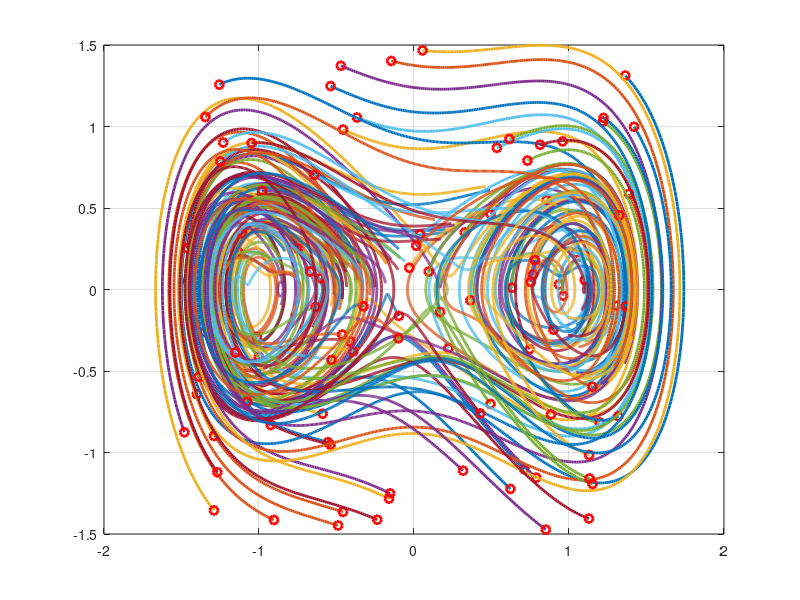

Write MATLAB code to recreate this figure. (Note: this script raises an error after producing the figure.)
clear,clc, close all
set(0,'DefaultLineLineWidth',2)
set(0, 'defaultfigurecolor', [1 1 1])
% Simulate Lorenz system
dt=0.01; T=8; t=0:dt:T;
b=0.3; sig=10; r=28; a=0.35; w=1;

% Corrected: This is a 2D system, not 3D
Lorenz = @(t,x)([ x(2)      ; ...
                  x(1)-(x(1)^3)-(a*x(2))+(b*cos(w*t))]);              
ode_options = odeset('RelTol',1e-10, 'AbsTol',1e-11);

input=[]; output=[];
for j=1:100  % training trajectories
    % Corrected: Generate 2D initial conditions instead of 3D
    x0=3*(rand(2,1)-0.5);
    [t,y] = ode45(Lorenz,t,x0);
    input=[input; y(1:end-1,:)];
    output=[output; y(2:end,:)];
    % Corrected: Plot 2D trajectory instead of 3D
    plot(y(:,1),y(:,2)), hold on
    plot(x0(1),x0(2),'ro')
end
grid on

%%
net = feedforwardnet([10 10 10 10]);
net.layers{1}.transferFcn = 'tansig';
net.layers{2}.transferFcn = 'tansig';
net.layers{3}.transferFcn = 'purelin';
net = train(net,input.',output.');

%%
figure(2)
% Corrected: Generate 2D initial conditions
x0=1*(rand(2,1)-0.5);
[t,y] = ode45(Lorenz,t,x0);
% Corrected: Plot 2D trajectory
plot(y(:,1),y(:,2)), hold on
plot(x0(1),x0(2),'ro','Linewidth',[2])
grid on

ynn(1,:)=x0;
for jj=2:length(t)
    y0=net(x0);
    ynn(jj,:)=y0.'; x0=y0;
end
% Corrected: Plot 2D trajectory
plot(ynn(:,1),ynn(:,2),':','Linewidth',[2])

figure(3)
subplot(3,2,1), plot(t,y(:,1),t,ynn(:,1),'Linewidth',[2])
subplot(3,2,3), plot(t,y(:,2),t,ynn(:,2),'Linewidth',[2])
% Removed subplot(3,2,5) since we only have 2 variables

figure(2)
% Corrected: Generate 2D initial conditions
x0=1*(rand(2,1)-0.5);
[t,y] = ode45(Lorenz,t,x0);
% Corrected: Plot 2D trajectory
plot(y(:,1),y(:,2)), hold on
plot(x0(1),x0(2),'ro','Linewidth',[2])
grid on

ynn(1,:)=x0;
for jj=2:length(t)
    y0=net(x0);
    ynn(jj,:)=y0.'; x0=y0;
end
% Corrected: Plot 2D trajectory
plot(ynn(:,1),ynn(:,2),':','Linewidth',[2])

figure(3)
subplot(3,2,2), plot(t,y(:,1),t,ynn(:,1),'Linewidth',[2])
subplot(3,2,4), plot(t,y(:,2),t,ynn(:,2),'Linewidth',[2])
% Removed subplot(3,2,6) since we only have 2 variables

%%
figure(3)
subplot(3,2,1), set(gca,'Fontsize',[15],'Xlim',[0 8])
subplot(3,2,2), set(gca,'Fontsize',[15],'Xlim',[0 8])
subplot(3,2,3), set(gca,'Fontsize',[15],'Xlim',[0 8])
subplot(3,2,4), set(gca,'Fontsize',[15],'Xlim',[0 8])
legend('Duffing Attractor','NN')